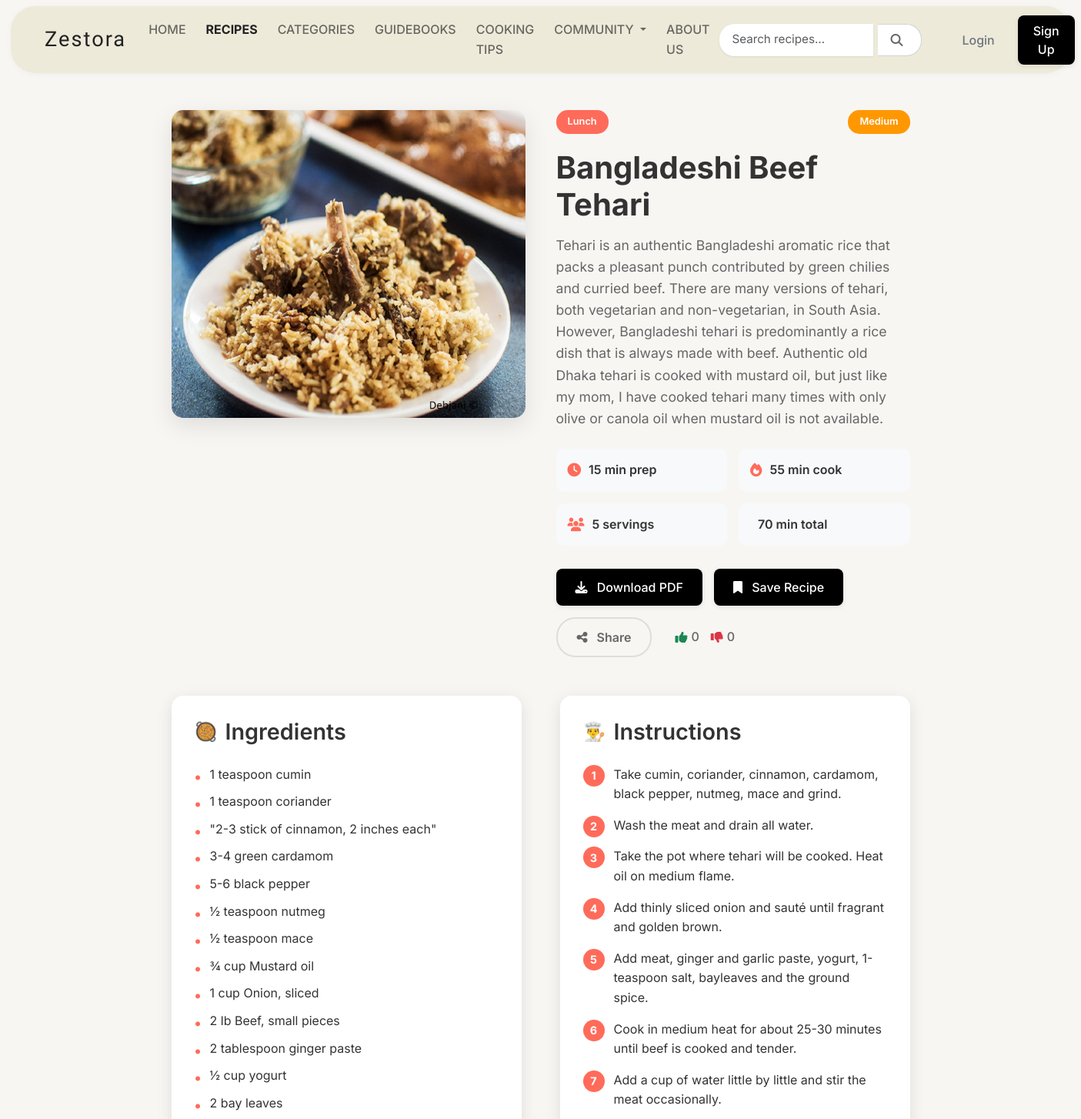
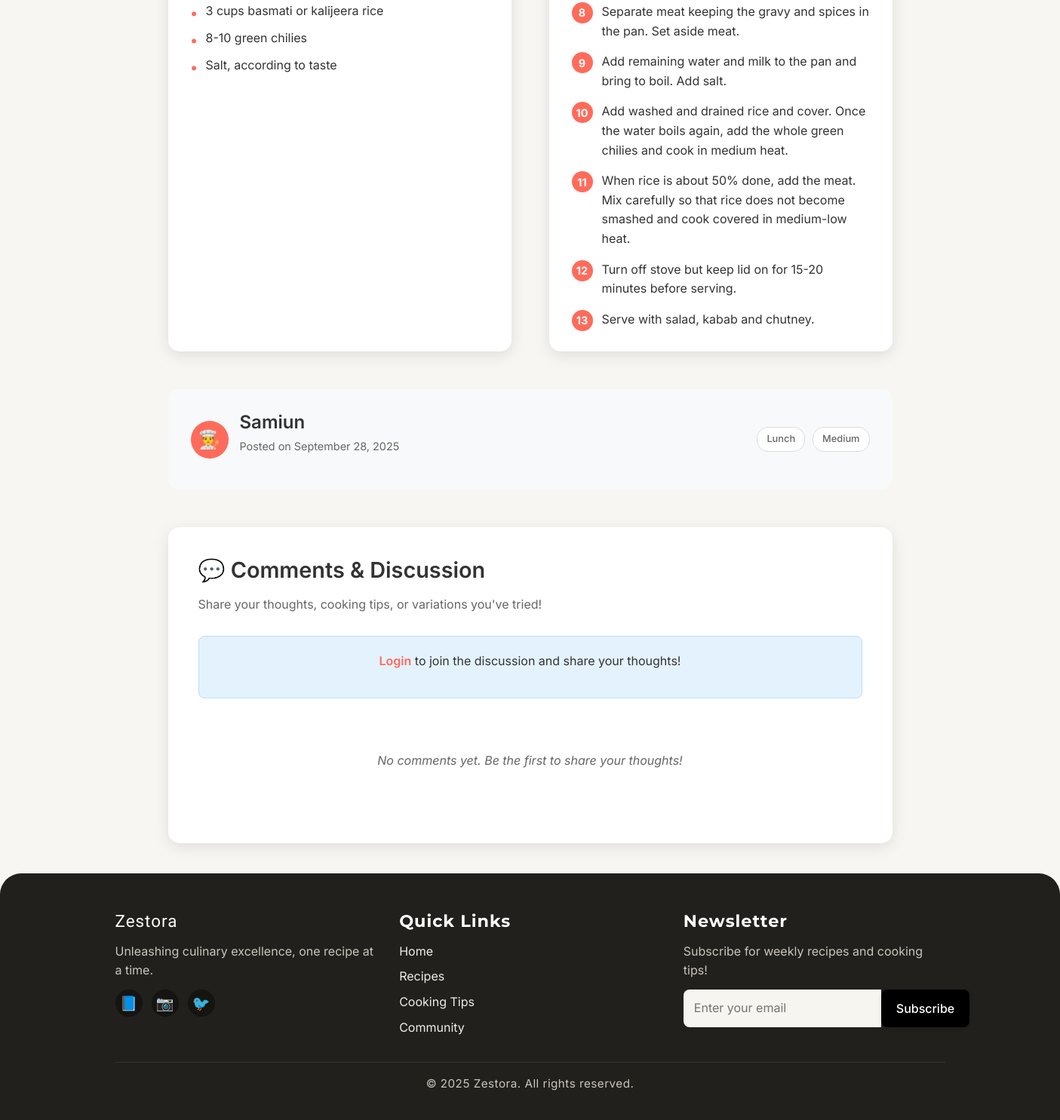
/recipes/bangladeshi-beef-tehari/, run on an earlier commit of the app's database (2 pictures, top to bottom).
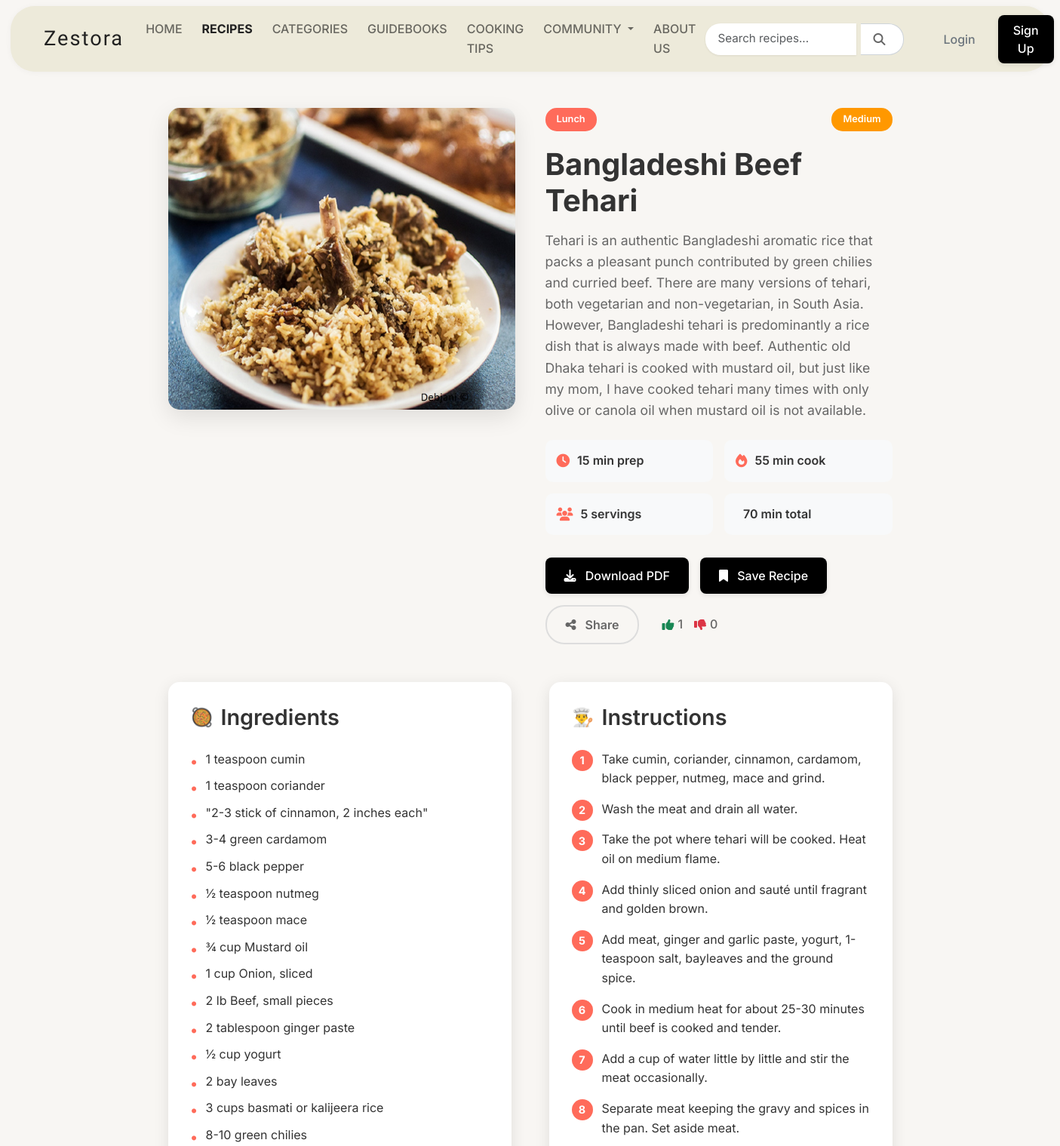
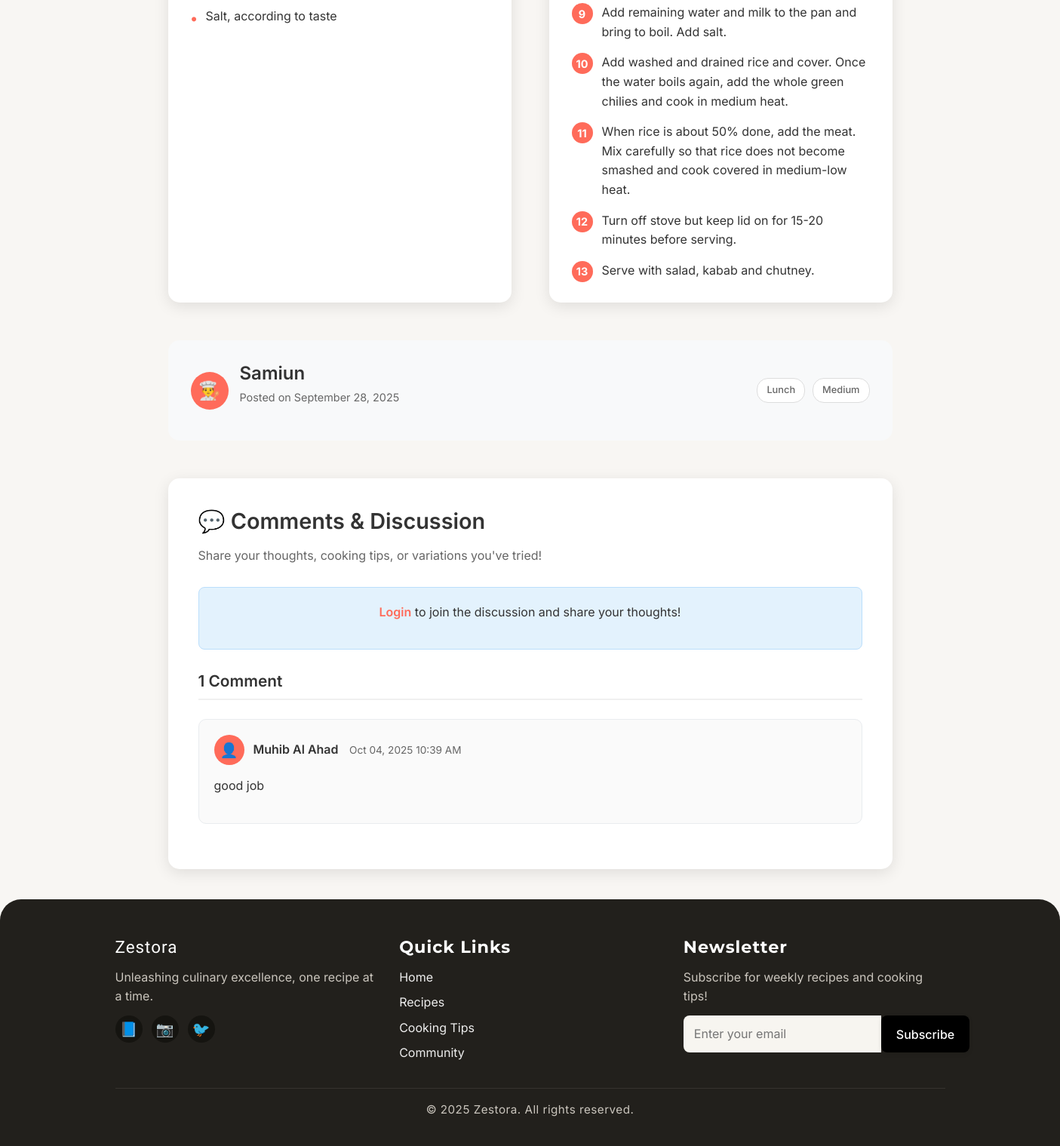
And on a later commit of the database (2 pictures, top to bottom).
### recipes/models.py (models this page shows, shortened)
class Recipe(models.Model):
    DIFFICULTY_CHOICES = [
        ('easy', 'Easy'),
        ('medium', 'Medium'),
        ('hard', 'Hard'),
    ]
    title = models.CharField(max_length=200)
    slug = models.SlugField(unique=True)
    description = models.TextField()
    ingredients = models.TextField()
    instructions = models.TextField()
    prep_time = models.IntegerField(help_text="Preparation time in minutes")
    cook_time = models.IntegerField(help_text="Cooking time in minutes")
    servings = models.IntegerField()
    difficulty = models.CharField(max_length=10, choices=DIFFICULTY_CHOICES)
    category = models.ForeignKey(Category, on_delete=models.CASCADE)
    image = models.ImageField(upload_to='recipes/', blank=True, null=True)
    author = models.ForeignKey(User, on_delete=models.CASCADE)
    featured = models.BooleanField(default=False)
    created_at = models.DateTimeField(auto_now_add=True)
    updated_at = models.DateTimeField(auto_now=True)
    @property
    def total_time(self):
        return self.prep_time + self.cook_time
    @property
    def likes_count(self):
        return self.likes.filter(is_like=True).count()
    @property
    def dislikes_count(self):
        return self.likes.filter(is_like=False).count()

class Category(models.Model):
    name = models.CharField(max_length=100)
    slug = models.SlugField(unique=True)
    description = models.TextField(blank=True)
    image = models.ImageField(upload_to='categories/', blank=True, null=True)
    created_at = models.DateTimeField(auto_now_add=True)
    class Meta:
        verbose_name_plural = "Categories"

class Comment(models.Model):
    recipe = models.ForeignKey(Recipe, on_delete=models.CASCADE, related_name='comments')
    user = models.ForeignKey(User, on_delete=models.CASCADE, related_name='recipe_comments')
    content = models.TextField()
    parent = models.ForeignKey('self', on_delete=models.CASCADE, blank=True, null=True, related_name='replies')
    created_at = models.DateTimeField(auto_now_add=True)
    updated_at = models.DateTimeField(auto_now=True)
    is_active = models.BooleanField(default=True)
    class Meta:
        ordering = ['-created_at']

### recipes/views.py (the view)
# urls.py: path('<slug:slug>/', views.recipe_detail, name='recipe_detail'),
def recipe_detail(request, slug):
    recipe = get_object_or_404(Recipe, slug=slug)
    is_saved = False
    user_like = None
    if request.user.is_authenticated:
        is_saved = SavedRecipe.objects.filter(user=request.user, recipe=recipe).exists()
        try:
            user_like = RecipeLike.objects.get(user=request.user, recipe=recipe)
        except RecipeLike.DoesNotExist:
            user_like = None
    if request.method == 'POST' and request.user.is_authenticated:
        comment_form = CommentForm(request.POST)
        if comment_form.is_valid():
            comment = comment_form.save(commit=False)
            comment.recipe = recipe
            comment.user = request.user
            parent_id = request.POST.get('parent_id')
            if parent_id:
                try:
                    parent_comment = Comment.objects.get(id=parent_id, recipe=recipe)
                    comment.parent = parent_comment
                except Comment.DoesNotExist:
                    pass
            comment.save()
            messages.success(request, 'Your comment has been added!')
            return redirect('recipes:recipe_detail', slug=slug)
    else:
        comment_form = CommentForm() if request.user.is_authenticated else None
    comments = Comment.objects.filter(recipe=recipe, parent=None, is_active=True).order_by('-created_at')
    return render(request, 'recipes/recipe_detail.html', {
        'recipe': recipe,
        'is_saved': is_saved,
        'user_like': user_like,
        'comments': comments,
        'comment_form': comment_form,
        'active_page': 'recipes'
    })

### templates/recipes/recipe_detail.html (shortened to what the changed rows need)
{% extends 'base.html' %}
{% load static %}
{% block content %}
<div class="recipe-detail-container">
    <div class="recipe-header">
        <div class="recipe-image">
            {% if recipe.image %}
                {% if recipe.image.name|slice:":8" == "recipes/" %}
                    <img src="{{ recipe.image.url }}" alt="{{ recipe.title }}">
                {% else %}
                    <img src="{% static recipe.image %}" alt="{{ recipe.title }}">
                {% endif %}
            {% else %}
                <div class="placeholder-image">🍽️</div>
            {% endif %}
        </div>
        <div class="recipe-info">
            <div class="recipe-meta">
                <span class="category-badge">{{ recipe.category.name }}</span>
                <span class="difficulty-badge difficulty-{{ recipe.difficulty }}">{{ recipe.get_difficulty_display }}</span>
            </div>
            <h1>{{ recipe.title }}</h1>
            <p class="recipe-description">{{ recipe.description }}</p>
            <div class="recipe-stats">
                <div class="stat">
                    <i class="fas fa-clock"></i>
                    <span>{{ recipe.prep_time }} min prep</span>
                </div>
                <div class="stat">
                    <i class="fas fa-fire"></i>
                    <span>{{ recipe.cook_time }} min cook</span>
                </div>
                <div class="stat">
                    <i class="fas fa-users"></i>
                    <span>{{ recipe.servings }} servings</span>
                </div>
                <div class="stat">
                    <span>{{ recipe.total_time }} min total</span>
                </div>
            </div>
            <div class="recipe-actions">
                {% if user.is_authenticated and recipe.author == user %}
                    <a href="{% url 'recipes:edit_recipe' recipe.slug %}" class="btn btn-primary">
                        <i class="fas fa-edit"></i> Edit Recipe
                    </a>
                    <a href="{% url 'recipes:delete_recipe' recipe.slug %}" class="btn btn-danger">
                        <i class="fas fa-trash-alt"></i> Delete
                    </a>
                {% else %}
                    <a href="{% url 'recipes:download_recipe_pdf' recipe.slug %}" class="btn btn-primary">
                    </a>
                    {% if user.is_authenticated %}
                        <button class="btn btn-primary" id="save-recipe-btn" data-recipe-slug="{{ recipe.slug }}" data-is-saved="{{ is_saved|lower }}">
                            <i class="fas fa-bookmark"></i>
                            <span id="save-btn-text">{% if is_saved %}Saved{% else %}Save Recipe{% endif %}</span>
                        </button>
                    {% else %}
                        <a href="{% url 'login' %}" class="btn btn-primary">
                        </a>
                    {% endif %}
                    <button class="btn btn-secondary" id="share-recipe-btn" data-recipe-url="{{ request.build_absolute_uri }}">
                    </button>
                {% endif %}
                {% if user.is_authenticated %}
                <div class="recipe-rating">
                    <button class="btn-like {% if user_like and user_like.is_like %}active{% endif %}" id="like-btn" data-recipe-slug="{{ recipe.slug }}">
                        <i class="fas fa-thumbs-up"></i>
                        <span id="likes-count">{{ recipe.likes_count }}</span>
                    </button>
                    <button class="btn-dislike {% if user_like and not user_like.is_like %}active{% endif %}" id="dislike-btn" data-recipe-slug="{{ recipe.slug }}">
                        <i class="fas fa-thumbs-down"></i>
                        <span id="dislikes-count">{{ recipe.dislikes_count }}</span>
                    </button>
                </div>
                {% else %}
                <div class="recipe-rating-display">
                    <span class="rating-item">
                        <i class="fas fa-thumbs-up text-success"></i>
                        {{ recipe.likes_count }}
                    </span>
                    <span class="rating-item">
                        <i class="fas fa-thumbs-down text-danger"></i>
                        {{ recipe.dislikes_count }}
                    </span>
                </div>
                {% endif %}
            </div>
        </div>
    </div>
    <div class="recipe-content">
        <div class="ingredients-section">
            <h2>Ingredients</h2>
        </div>
        <div class="instructions-section">
            <h2>Instructions</h2>
        </div>
    </div>
    <div class="recipe-footer">
        <div class="author-info">
            <div class="author-details">
                <h4>{{ recipe.author.get_full_name|default:recipe.author.username }}</h4>
                <p>Posted on {{ recipe.created_at|date:"F d, Y" }}</p>
            </div>
        </div>
        <div class="recipe-tags">
            <span class="tag">{{ recipe.category.name }}</span>
            <span class="tag">{{ recipe.get_difficulty_display }}</span>
        </div>
    </div>
    <div class="comments-section">
        <h2>💬 Comments & Discussion</h2>
        <div class="comments-list">
            {% if comments %}
                <h3>{{ comments.count }} Comment{{ comments.count|pluralize }}</h3>
                {% for comment in comments %}
                <div class="comment" id="comment-{{ comment.id }}">
                    <div class="comment-header">
                        <div class="comment-author">
                            <div class="author-avatar-small">👤</div>
                            <div class="author-info-small">
                                <strong>{{ comment.user.get_full_name|default:comment.user.username }}</strong>
                                <span class="comment-date">{{ comment.created_at|date:"M d, Y g:i A" }}</span>
                            </div>
                        </div>
                    </div>
                    <div class="comment-content">
                        {{ comment.content|linebreaks }}
                    </div>
                </div>
                {% endfor %}
            {% else %}
                <div class="no-comments">
                    <p>No comments yet. Be the first to share your thoughts!</p>
                </div>
            {% endif %}
        </div>
    </div>
</div>
{% endblock %}

What changed in the data, as far as the page shows it:
computed for Recipe "Bangladeshi Beef Tehari": likes_count "0" → "1"
added Comment: user.get_full_name "Muhib Al Ahad", created_at "Oct 04, 2025 10:39 AM", content "good job"
Also different on the page:
{{ comments.count }}: (not shown) → "1"
text no longer shown: "No comments yet. Be the first to share your thoughts!"
text now shown: "Comment"
